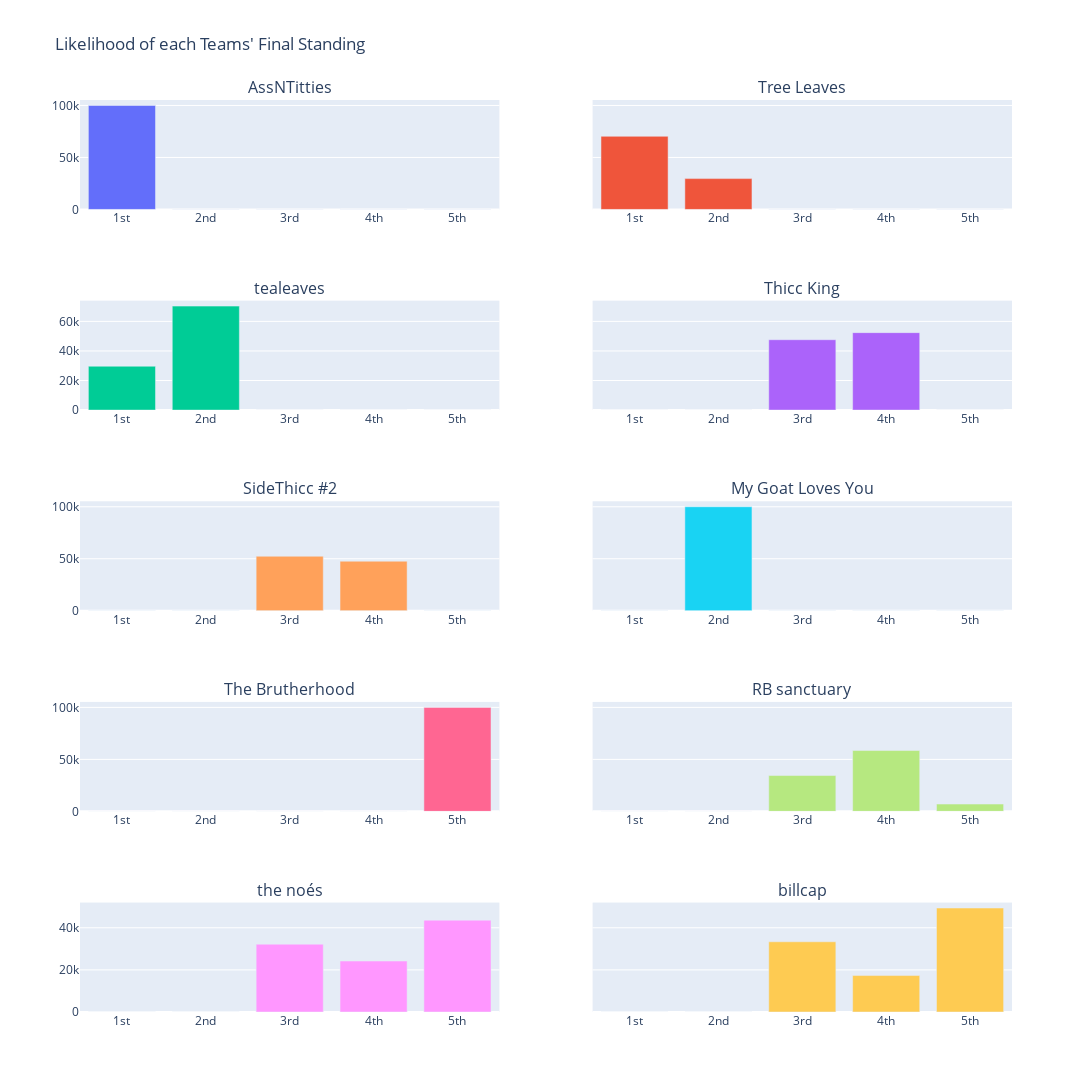

Notebook code cell kept with this figure:
### Markdown cell above
Now lets visualize these finish positions as bars of outcomes

### Code cell
fig = make_subplots(rows=5, cols=2, shared_yaxes=True,
                    subplot_titles=LEAGUE.get_names_for_plotting())

teams = [team for team in LEAGUE.standings]

for i in range(5):
    for j in range(1, 3):
        current = teams[(i+i+j)-1]
        fig.add_trace(
            go.Bar(y=final_standing[current.roster_id],
                   x=["1st", "2nd", "3rd", "4th", "5th"]),
            i+1, j
        )

fig.update_layout(title="Likelihood of each Teams' Final Standing",
                  showlegend=False,
                  height=2000, width=1500
                  )

fig.show()

### Figure 1 — Plotly figure (JSON) as saved in the notebook; plotly's stock layout.template omitted (floating-point values rounded to 4 significant figures)
{"data": [{"type": "bar", "x": ["1st", "2nd", "3rd", "4th", "5th"], "xaxis": "x", "y": [100000, 0, 0, 0, 0], "yaxis": "y"}, {"type": "bar", "x": ["1st", "2nd", "3rd", "4th", "5th"], "xaxis": "x2", "y": [70336, 29664, 0, 0, 0], "yaxis": "y2"}, {"type": "bar", "x": ["1st", "2nd", "3rd", "4th", "5th"], "xaxis": "x3", "y": [29664, 70336, 0, 0, 0], "yaxis": "y3"}, {"type": "bar", "x": ["1st", "2nd", "3rd", "4th", "5th"], "xaxis": "x4", "y": [0, 0, 47605, 52395, 0], "yaxis": "y4"}, {"type": "bar", "x": ["1st", "2nd", "3rd", "4th", "5th"], "xaxis": "x5", "y": [0, 0, 52395, 47605, 0], "yaxis": "y5"}, {"type": "bar", "x": ["1st", "2nd", "3rd", "4th", "5th"], "xaxis": "x6", "y": [0, 100000, 0, 0, 0], "yaxis": "y6"}, {"type": "bar", "x": ["1st", "2nd", "3rd", "4th", "5th"], "xaxis": "x7", "y": [0, 0, 0, 0, 100000], "yaxis": "y7"}, {"type": "bar", "x": ["1st", "2nd", "3rd", "4th", "5th"], "xaxis": "x8", "y": [0, 0, 34465, 58506, 7029], "yaxis": "y8"}, {"type": "bar", "x": ["1st", "2nd", "3rd", "4th", "5th"], "xaxis": "x9", "y": [0, 0, 32201, 24192, 43607], "yaxis": "y9"}, {"type": "bar", "x": ["1st", "2nd", "3rd", "4th", "5th"], "xaxis": "x10", "y": [0, 0, 33334, 17302, 49364], "yaxis": "y10"}], "layout": {"annotations": [{"font": {"size": 16}, "showarrow": false, "text": "AssNTitties", "x": 0.225, "xanchor": "center", "xref": "paper", "y": 1, "yanchor": "bottom", "yref": "paper"}, {"font": {"size": 16}, "showarrow": false, "text": "Tree Leaves", "x": 0.775, "xanchor": "center", "xref": "paper", "y": 1, "yanchor": "bottom", "yref": "paper"}, {"font": {"size": 16}, "showarrow": false, "text": "tealeaves", "x": 0.225, "xanchor": "center", "xref": "paper", "y": 0.78, "yanchor": "bottom", "yref": "paper"}, {"font": {"size": 16}, "showarrow": false, "text": "Thicc King", "x": 0.775, "xanchor": "center", "xref": "paper", "y": 0.78, "yanchor": "bottom", "yref": "paper"}, {"font": {"size": 16}, "showarrow": false, "text": "SideThicc #2", "x": 0.225, "xanchor": "center", "xref": "paper", "y": 0.56, "yanchor": "bottom", "yref": "paper"}, {"font": {"size": 16}, "showarrow": false, "text": "My Goat Loves You", "x": 0.775, "xanchor": "center", "xref": "paper", "y": 0.56, "yanchor": "bottom", "yref": "paper"}, {"font": {"size": 16}, "showarrow": false, "text": "The Brutherhood", "x": 0.225, "xanchor": "center", "xref": "paper", "y": 0.34, "yanchor": "bottom", "yref": "paper"}, {"font": {"size": 16}, "showarrow": false, "text": "RB sanctuary", "x": 0.775, "xanchor": "center", "xref": "paper", "y": 0.34, "yanchor": "bottom", "yref": "paper"}, {"font": {"size": 16}, "showarrow": false, "text": "the noés", "x": 0.225, "xanchor": "center", "xref": "paper", "y": 0.12, "yanchor": "bottom", "yref": "paper"}, {"font": {"size": 16}, "showarrow": false, "text": "billcap", "x": 0.775, "xanchor": "center", "xref": "paper", "y": 0.12, "yanchor": "bottom", "yref": "paper"}], "height": 2000, "showlegend": false, "title": {"text": "Likelihood of each Teams' Final Standing"}, "width": 1500, "xaxis": {"anchor": "y", "domain": [0, 0.45]}, "xaxis10": {"anchor": "y10", "domain": [0.55, 1]}, "xaxis2": {"anchor": "y2", "domain": [0.55, 1]}, "xaxis3": {"anchor": "y3", "domain": [0, 0.45]}, "xaxis4": {"anchor": "y4", "domain": [0.55, 1]}, "xaxis5": {"anchor": "y5", "domain": [0, 0.45]}, "xaxis6": {"anchor": "y6", "domain": [0.55, 1]}, "xaxis7": {"anchor": "y7", "domain": [0, 0.45]}, "xaxis8": {"anchor": "y8", "domain": [0.55, 1]}, "xaxis9": {"anchor": "y9", "domain": [0, 0.45]}, "yaxis": {"anchor": "x", "domain": [0.88, 1]}, "yaxis10": {"anchor": "x10", "domain": [0, 0.12], "matches": "y9", "showticklabels": false}, "yaxis2": {"anchor": "x2", "domain": [0.88, 1], "matches": "y", "showticklabels": false}, "yaxis3": {"anchor": "x3", "domain": [0.66, 0.78]}, "yaxis4": {"anchor": "x4", "domain": [0.66, 0.78], "matches": "y3", "showticklabels": false}, "yaxis5": {"anchor": "x5", "domain": [0.44, 0.56]}, "yaxis6": {"anchor": "x6", "domain": [0.44, 0.56], "matches": "y5", "showticklabels": false}, "yaxis7": {"anchor": "x7", "domain": [0.22, 0.34]}, "yaxis8": {"anchor": "x8", "domain": [0.22, 0.34], "matches": "y7", "showticklabels": false}, "yaxis9": {"anchor": "x9", "domain": [0, 0.12]}}}
